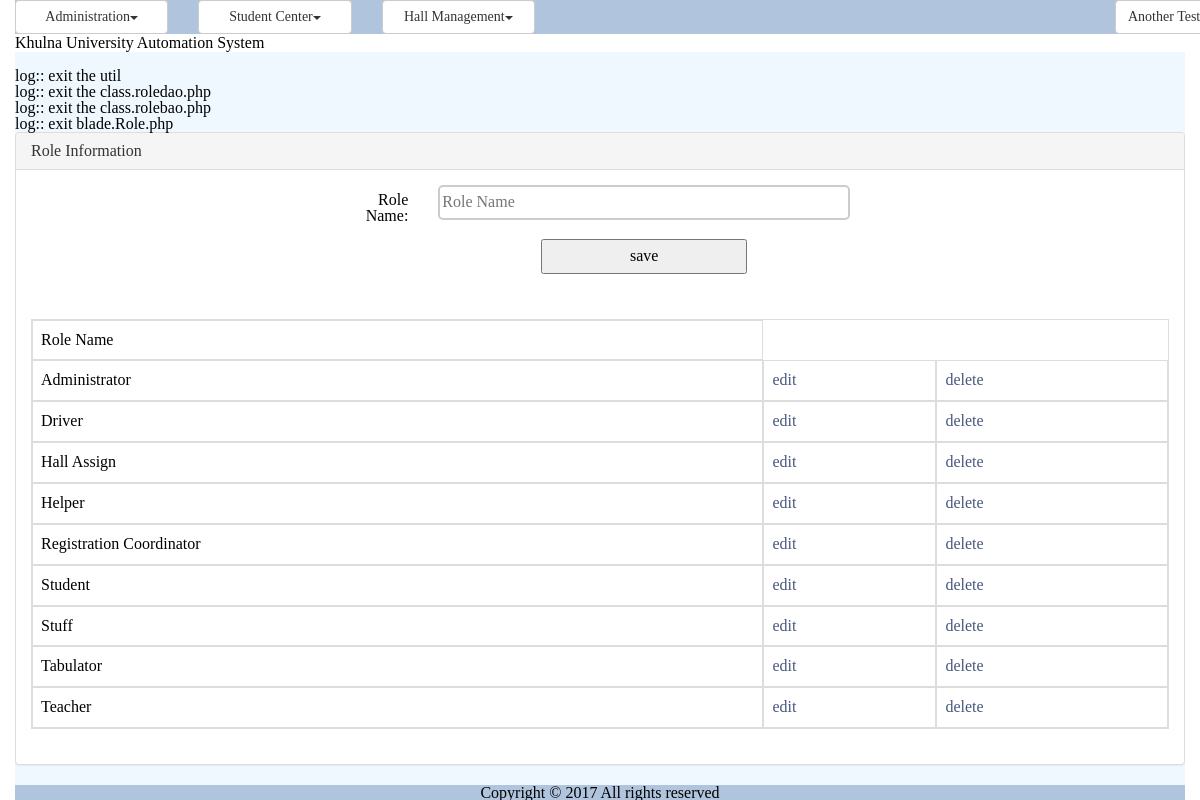
Page /role.php (signed in) on the committed database.
### tables this page shows
CREATE TABLE `tbl_role` (
  `ID` varchar(40) NOT NULL,
  `Name` varchar(50) NOT NULL
);

### common/class.common.php (called while the page is built, shortened)
<?php
include_once 'class.common.user.php';
class Result{
    private $_IsSuccess=0;
    private $_ResultObject;
    public function setIsSuccess($IsSuccess){
        $this->_IsSuccess = $IsSuccess;
    }
    public function getIsSuccess(){
        return $this->_IsSuccess;
    }
    public function setResultObject($ResultObject){
        $this->_ResultObject = $ResultObject;
    }
    public function getResultObject(){
        return $this->_ResultObject;
    }
}
?>

### common/class.common.user.php (called while the page is built, shortened)
<?php
class Role{
    private $_ID;
    private $_Name;
    public function setID ( $ID ) {
        $this->_ID = $ID;
    }
    public function getID () {
        return $this->_ID;
    }
    public function setName( $Name ) {
        $this->_Name = $Name;
    }
    public function getName() {
        return $this->_Name;
    }
}
?>

### modules/user/ui/view.role.php (the view)
<?php
include_once 'blade/view.role.blade.php';
include_once COMMON.'class.common.php';
?>
<div class="panel panel-default">
    <div class="panel-heading">Role Information</div>
    <div class="panel-body">
	<div id="form">
		<form method="post" class="form-horizontal">
				<div class="form-group">
              	<label class="control-label col-sm-2" for="txtName">Role Name:</label>
              	<div class="col-sm-10">
				<input type="text" name="txtName" placeholder="Role Name" value="<?php
					if(isset($_GET['edit'])) echo $getROW->getName();  ?>" />
				</div>
				</div>
		        <div class="form-group">
	              <div class="col-sm-offset-2 col-sm-10">
						<?php
						if(isset($_GET['edit']))
						{
							?>
							<button type="submit" name="update">update</button>
							<?php
						}
						else
						{
							?>
							<button type="submit" name="save">save</button>
							<?php
						}
						?>
				</div>
				</div>
		</form>
	</div>
	</div>
	<div class="panel-body">
	<table class="table table-bordered">
	<?php
	$Result = $_RoleBAO->getAllRoles();
	if($Result->getIsSuccess()){
		$RoleList = $Result->getResultObject();
	?>
		<tr>
			<th>Role Name</th>
		</tr>
		<?php
		for($i = 0; $i < sizeof($RoleList); $i++) {
			$Role = $RoleList[$i];
			?>
		    <tr>
			    <td><?php echo $Role->getName(); ?></td>
			    <td><a href="?edit=<?php echo $Role->getID(); ?>" onclick="return confirm('sure to edit !'); " >edit</a></td>
			    <td><a href="?del=<?php echo $Role->getID(); ?>" onclick="return confirm('sure to delete !'); " >delete</a></td>
		    </tr>
	    <?php
		}
	}
	else{
		echo $Result->getResultObject();
	}
	?>
	</table>
	</div>
</div>

### resources/css/style.css (style rules this page uses)
input[type=text] { width: 230px; box-sizing: border-box; border: 2px solid #ccc; border-radius: 5px; font-size: 16px; background-color: white; background-image: url('searchicon.png'); background-position: 10px 10px; background-repeat: no-repeat; -webkit-transition: width 0.4s ease-in-out; transition: width 0.4s ease-in-out; }
#form { width:500px; margin:0px auto; text-align:center; }
#form form input { width:100%; height:35px; }
form button { width:50%; height:35px; }
table,td { border:solid #e9e9e9 1px; }
body { font-family: Verdana; font-size: 12px; color: #444; }
a { color: #48577D; text-decoration: none; }

### rows in the picture
tbl_role: Name "Administrator"
tbl_role: Name "Driver"
tbl_role: Name "Hall Assign"
tbl_role: Name "Helper"
tbl_role: Name "Registration Coordinator"
tbl_role: Name "Student"
tbl_role: Name "Stuff"
tbl_role: Name "Tabulator"
tbl_role: Name "Teacher"

### other values in the picture
$globalMenu[$i]->getTitle() "Administration Student Center Hall Management"
$CurrentUser->getFirstName() "Another"
$CurrentUser->getLastName() "Test…"
